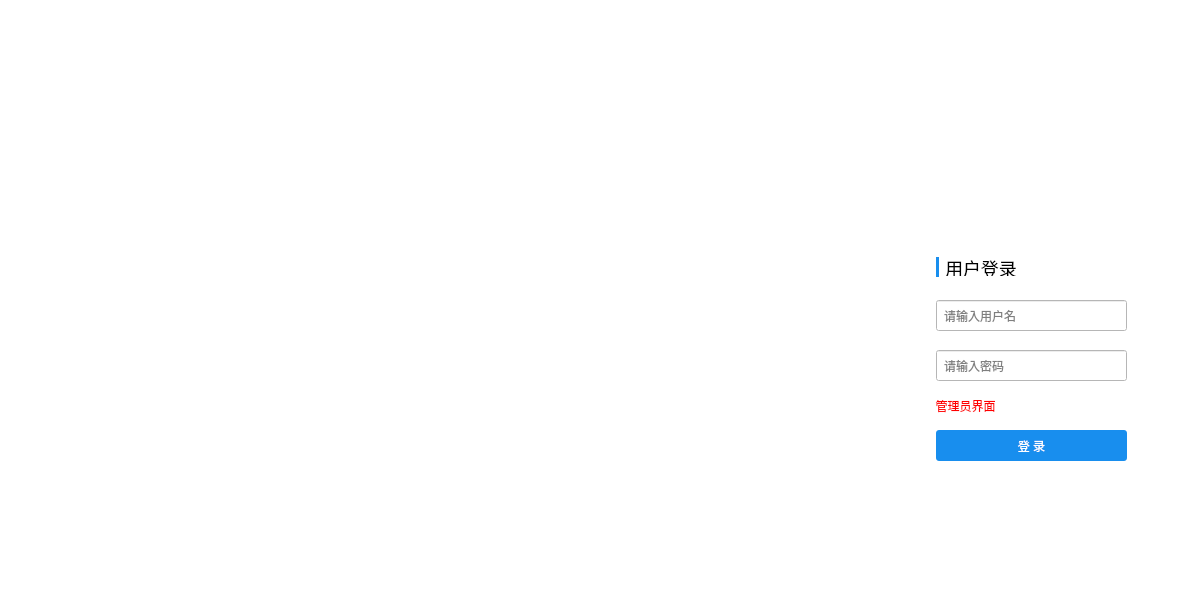
<?xml version="1.0" encoding="UTF-8"?>
<ui version="4.0">
 <class>Login</class>
 <widget class="QWidget" name="Login">
  <property name="windowModality">
   <enum>Qt::NonModal</enum>
  </property>
  <property name="enabled">
   <bool>true</bool>
  </property>
  <property name="geometry">
   <rect>
    <x>0</x>
    <y>0</y>
    <width>1200</width>
    <height>600</height>
   </rect>
  </property>
  <property name="minimumSize">
   <size>
    <width>1200</width>
    <height>600</height>
   </size>
  </property>
  <property name="maximumSize">
   <size>
    <width>1200</width>
    <height>600</height>
   </size>
  </property>
  <property name="windowTitle">
   <string>扫描工具v2</string>
  </property>
  <property name="windowIcon">
   <iconset>
    <normalon>:/icon.ico</normalon>
   </iconset>
  </property>
  <property name="styleSheet">
   <string notr="true">background-color: rgb(255, 255, 255);</string>
  </property>
  <widget class="QLabel" name="backimg">
   <property name="geometry">
    <rect>
     <x>0</x>
     <y>0</y>
     <width>1201</width>
     <height>601</height>
    </rect>
   </property>
   <property name="text">
    <string/>
   </property>
   <property name="pixmap">
    <pixmap resource="style.qrc">:/image/welcome.jpg</pixmap>
   </property>
   <property name="scaledContents">
    <bool>true</bool>
   </property>
  </widget>
  <widget class="QLabel" name="label">
   <property name="geometry">
    <rect>
     <x>910</x>
     <y>220</y>
     <width>241</width>
     <height>271</height>
    </rect>
   </property>
   <property name="autoFillBackground">
    <bool>false</bool>
   </property>
   <property name="styleSheet">
    <string notr="true">border-radius:5px;</string>
   </property>
   <property name="text">
    <string/>
   </property>
   <property name="scaledContents">
    <bool>false</bool>
   </property>
   <property name="alignment">
    <set>Qt::AlignRight|Qt::AlignTrailing|Qt::AlignVCenter</set>
   </property>
   <property name="wordWrap">
    <bool>false</bool>
   </property>
  </widget>
  <widget class="QLineEdit" name="username">
   <property name="geometry">
    <rect>
     <x>936</x>
     <y>300</y>
     <width>191</width>
     <height>31</height>
    </rect>
   </property>
   <property name="styleSheet">
    <string notr="true">padding-left:5px;</string>
   </property>
   <property name="inputMethodHints">
    <set>Qt::ImhNone</set>
   </property>
   <property name="placeholderText">
    <string>请输入用户名</string>
   </property>
  </widget>
  <widget class="QLabel" name="label_2">
   <property name="geometry">
    <rect>
     <x>936</x>
     <y>257</y>
     <width>3</width>
     <height>20</height>
    </rect>
   </property>
   <property name="styleSheet">
    <string notr="true">width:4px;
height:10px;
background:#188EEE;</string>
   </property>
   <property name="text">
    <string/>
   </property>
  </widget>
  <widget class="QLabel" name="label_3">
   <property name="geometry">
    <rect>
     <x>945</x>
     <y>260</y>
     <width>91</width>
     <height>16</height>
    </rect>
   </property>
   <property name="styleSheet">
    <string notr="true">font-size:18px;</string>
   </property>
   <property name="text">
    <string>用户登录</string>
   </property>
  </widget>
  <widget class="QLineEdit" name="password">
   <property name="geometry">
    <rect>
     <x>936</x>
     <y>350</y>
     <width>191</width>
     <height>31</height>
    </rect>
   </property>
   <property name="styleSheet">
    <string notr="true">padding-left:5px;</string>
   </property>
   <property name="echoMode">
    <enum>QLineEdit::Password</enum>
   </property>
   <property name="placeholderText">
    <string>请输入密码</string>
   </property>
  </widget>
  <widget class="QPushButton" name="loginbtn">
   <property name="geometry">
    <rect>
     <x>936</x>
     <y>430</y>
     <width>191</width>
     <height>31</height>
    </rect>
   </property>
   <property name="cursor">
    <cursorShape>PointingHandCursor</cursorShape>
   </property>
   <property name="styleSheet">
    <string notr="true">border:none;
background:#188EEE;
color:#FFFFFF;
border-radius:3px;</string>
   </property>
   <property name="text">
    <string>登 录</string>
   </property>
  </widget>
  <widget class="QLabel" name="tip">
   <property name="geometry">
    <rect>
     <x>1043</x>
     <y>400</y>
     <width>91</width>
     <height>16</height>
    </rect>
   </property>
   <property name="cursor">
    <cursorShape>PointingHandCursor</cursorShape>
   </property>
   <property name="styleSheet">
    <string notr="true">color:red;
text-align:center;</string>
   </property>
   <property name="text">
    <string/>
   </property>
  </widget>
  <widget class="QPushButton" name="inadmin">
   <property name="geometry">
    <rect>
     <x>930</x>
     <y>390</y>
     <width>71</width>
     <height>31</height>
    </rect>
   </property>
   <property name="cursor">
    <cursorShape>PointingHandCursor</cursorShape>
   </property>
   <property name="styleSheet">
    <string notr="true">border:none;
background:none;
color:red;
border-radius:3px;</string>
   </property>
   <property name="text">
    <string>管理员界面</string>
   </property>
  </widget>
 </widget>
 <resources>
  <include location="style.qrc"/>
 </resources>
 <connections/>
</ui>
